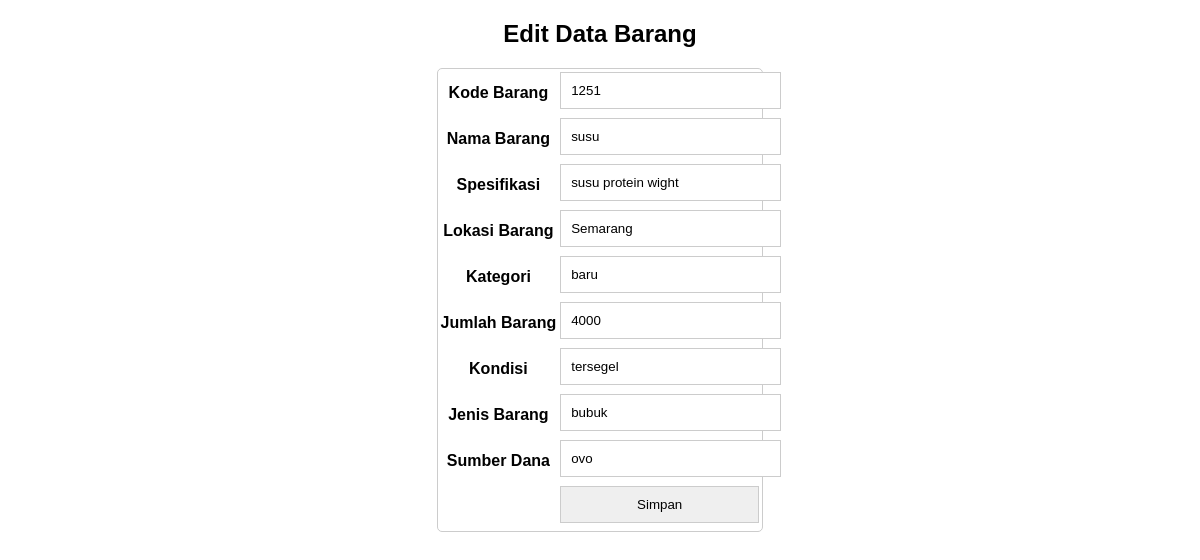
Screenshot of /barang/edit-barang.php?kode_barang=1251 with the database file from the repository.
### tables this page shows
CREATE TABLE `barang` (
  `kode_barang` varchar(5) NOT NULL,
  `nama_barang` varchar(50) NOT NULL,
  `spesifikasi` varchar(100) DEFAULT NULL,
  `lokasi_barang` varchar(100) DEFAULT NULL,
  `kategori` varchar(50) NOT NULL,
  `jml_barang` int(11) NOT NULL,
  `kondisi` varchar(50) NOT NULL,
  `jenis_barang` varchar(50) NOT NULL,
  `sumber_dana` varchar(50) NOT NULL
);

CREATE TABLE `stok` (
  `kode_barang` varchar(5) NOT NULL,
  `nama_brg` varchar(50) NOT NULL,
  `jml_brg_masuk` int(11) NOT NULL,
  `jml_brg_keluar` int(11) NOT NULL,
  `total_brg` int(11) NOT NULL,
  `keterangan` varchar(100) DEFAULT NULL
);

### barang/edit-barang.php (the view, shortened to what this page needs)
<!DOCTYPE html>
<html lang="id">
<head>
    <link rel="stylesheet" href="css/update-barang.css">
</head>
<body>
<h1>Edit Data Barang</h1>
<?php
    $conn = mysqli_connect("localhost", "root", "", "inventaris");
    $id = $_GET["kode_barang"];
    $sql = "SELECT * FROM barang WHERE kode_barang='$id'";
    $result = mysqli_query($conn, $sql);
    if (mysqli_num_rows($result) > 0) {
        $row = mysqli_fetch_assoc($result);
    ?>
    <form action="proses-edit-barang.php" method="post">
        <table>
            <tr>
                <th>Kode Barang</th>
                <td><input type="text" name="kode_barang" value="<?php echo $row["kode_barang"]; ?>" readonly></td>
            </tr>
            <tr>
                <th>Nama Barang</th>
                <td><input type="text" name="nama_barang" value="<?php echo $row["nama_barang"]; ?>"></td>
            </tr>
            <tr>
                <th>Spesifikasi</th>
                <td><input type="text" name="spesifikasi" value="<?php echo $row["spesifikasi"]; ?>"></td>
            </tr>
            <tr>
                <th>Lokasi Barang</th>
                <td><input type="text" name="lokasi_barang" value="<?php echo $row["lokasi_barang"]; ?>"></td>
            </tr>
            <tr>
                <th>Kategori</th>
                <td><input type="text" name="kategori" value="<?php echo $row["kategori"]; ?>"></td>
            </tr>
            <tr>
                <th>Jumlah Barang</th>
                <td><input type="text" name="jml_barang" value="<?php
                    $sql_stok = "SELECT jml_brg_masuk FROM stok WHERE kode_barang='$id'";
                    $result_stok = mysqli_query($conn, $sql_stok);
                    $row_stok = mysqli_fetch_assoc($result_stok);
                    echo $row_stok["jml_brg_masuk"];
                ?>"></td>
            </tr>
            <tr>
                <th>Kondisi</th>
                <td><input type="text" name="kondisi" value="<?php echo $row["kondisi"]; ?>"></td>
            </tr>
            <tr>
                <th>Jenis Barang</th>
                <td><input type="text" name="jenis_barang" value="<?php echo $row["jenis_barang"]; ?>"></td>
            </tr>
            <tr>
                <th>Sumber Dana</th>
                <td><input type="text" name="sumber_dana" value="<?php echo $row["sumber_dana"]; ?>"></td>
            </tr>
            <tr>
                <td></td>
                <td><input type="submit" value="Simpan"></td>
            </tr>
        </table>
    </form>
<?php
    } else {
        echo "Data tidak ditemukan";
    }
?>
</body>
</html>

### barang/css/update-barang.css (style rules this page uses)
body { font-family: sans-serif; font-size: 16px; margin: 20px; }
h1 { text-align: center; font-size: 24px; margin-bottom: 20px; }
form { width: 28%; margin: 0 auto; }
input { width: 100%; padding: 10px; border: 1px solid #ccc; }
form { border: 1px solid #ccc; border-radius: 5px; }
input, select, textarea { margin-bottom: 5px; }

### rows the page displays
barang: kode_barang "1251", nama_barang "susu", spesifikasi "susu protein wight", lokasi_barang "Semarang", kategori "baru", kondisi "tersegel", jenis_barang "bubuk", sumber_dana "ovo"
stok: jml_barang "4000"
